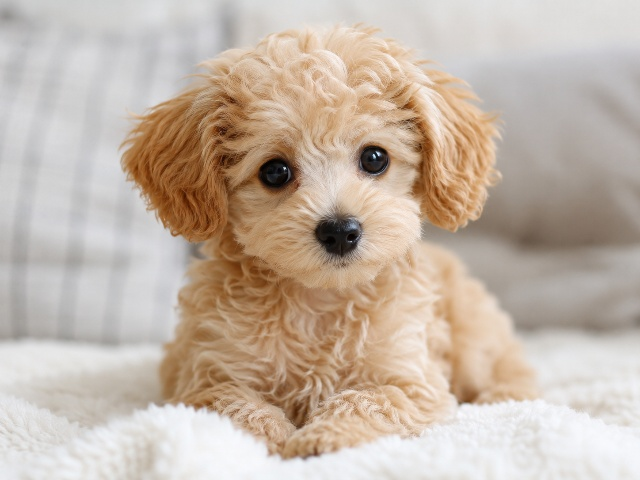
#> input picture Chapter01/sample.jpg, 640 x 480 px
$ python 01-10_image_crop.py
#> lines starting #> are read from the running program, lines starting #| are printed output that depends on the picture; after the words box and inside, x2 and y2 are one past the last pixel; in counts of white or black regions, pixels touching at a corner belong together
import cv2
img = cv2.imread("sample.jpg")
#> img is the input picture: shape (480, 640, 3); mean B, G, R 167.5, 181.1, 196.3

# img[上端:下端, 左端:右端]
crop = img[100:200, 100:300]    # 縦100px・横200pxの領域を切り出す
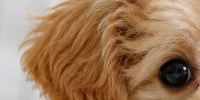
#> crop: shape (100, 200, 3); mean B, G, R 91.1, 121.7, 157.4
cv2.imwrite("crop.png", crop)   # 切り出した画像を保存

# スライシングで範囲を指定して画素値を一括変更することもできる
img[100:200, 100:300] = [0, 0, 0]   # 同じ領域を黒に塗りつぶす
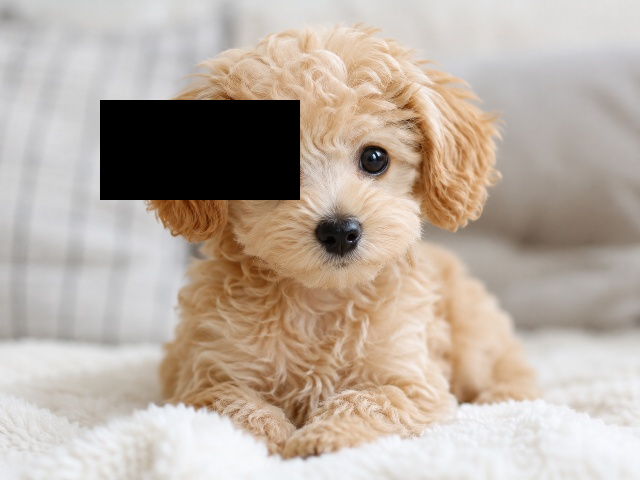
#> img: shape (480, 640, 3); 6.51% of pixels changed, all inside (x1, y1, x2, y2) = (100, 100, 300, 200)
cv2.imwrite("painted.png", img)     # 塗りつぶした画像を保存
